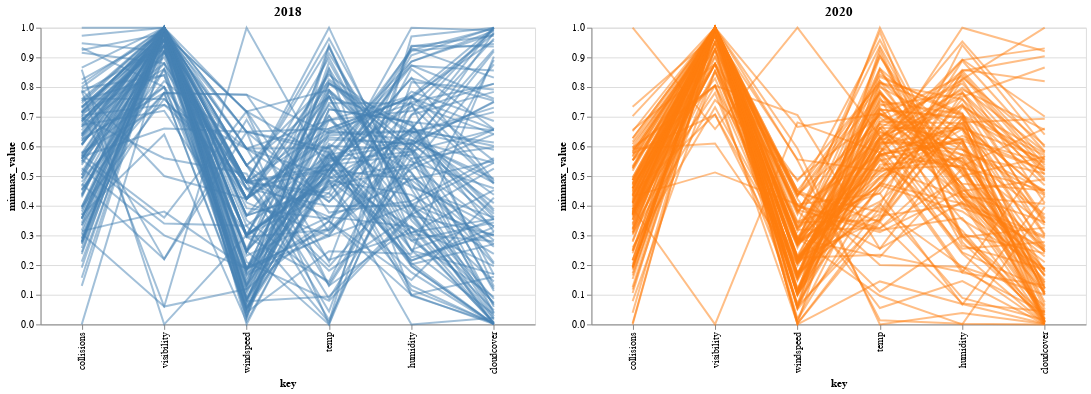

Notebook code for this chart:
### Markdown cell above
Despite normalizing the data, the visualization is not clear enough to see if there is any correlation between the variables and the number of collisions. (we have trided different order of variables but nothing comes up). Maybe it is because since there is a lot of difference between the number of collisions in 2018 and 2020 we do not see trends. Our next graph will be a juxtaposition of two parallel coordinates charts, one for each year.

### Code cell
# Chart for coll_weather_2018
chart_2018 = alt.Chart(coll_weather_2018).transform_window(
    index='count()'
).transform_fold(
    ['temp', 'windspeed', 'collisions', 'humidity', 'cloudcover', 'visibility']
).transform_joinaggregate(
     min='min(value)',
     max='max(value)',
     groupby=['key']
).transform_calculate(
    minmax_value=(datum.value-datum.min)/(datum.max-datum.min),
    mid=(datum.min+datum.max)/2
).mark_line().encode(
    x=alt.X('key:N', sort=custom_sort_order),
    y='minmax_value:Q',
    color=alt.value('steelblue'),
    detail='index:N',
    opacity=alt.value(0.5)
).properties(width=500, title='2018')

# Chart for coll_weather_2020
chart_2020 = alt.Chart(coll_weather_2020).transform_window(
    index='count()'
).transform_fold(
    ['temp', 'windspeed', 'collisions', 'humidity', 'cloudcover', 'visibility']
).transform_joinaggregate(
     min='min(value)',
     max='max(value)',
     groupby=['key']
).transform_calculate(
    minmax_value=(datum.value-datum.min)/(datum.max-datum.min),
    mid=(datum.min+datum.max)/2
).mark_line().encode(
    x=alt.X('key:N', sort=custom_sort_order),
    y='minmax_value:Q',
    color=alt.value('#ff7f0e'),
    detail='index:N',
    opacity=alt.value(0.5)
).properties(width=500, title='2020')

combined_chart = alt.hconcat(chart_2018, chart_2020)
combined_chart
